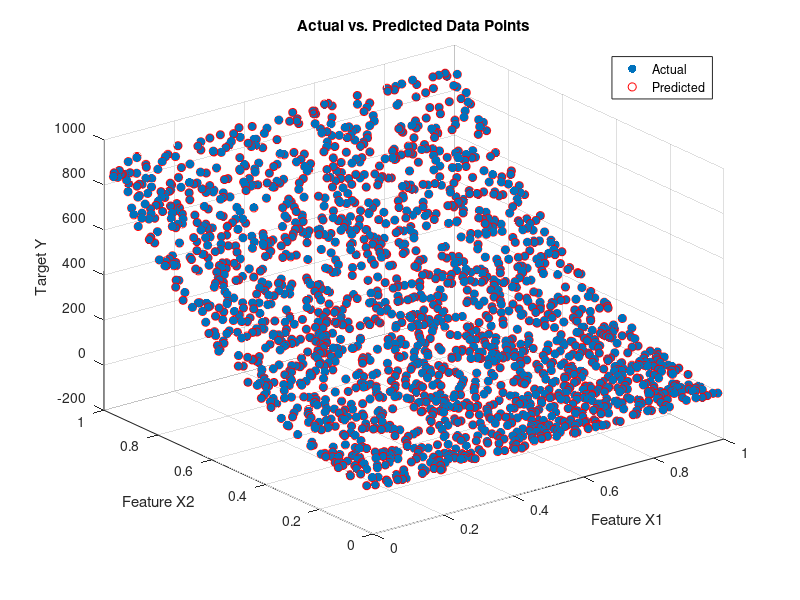
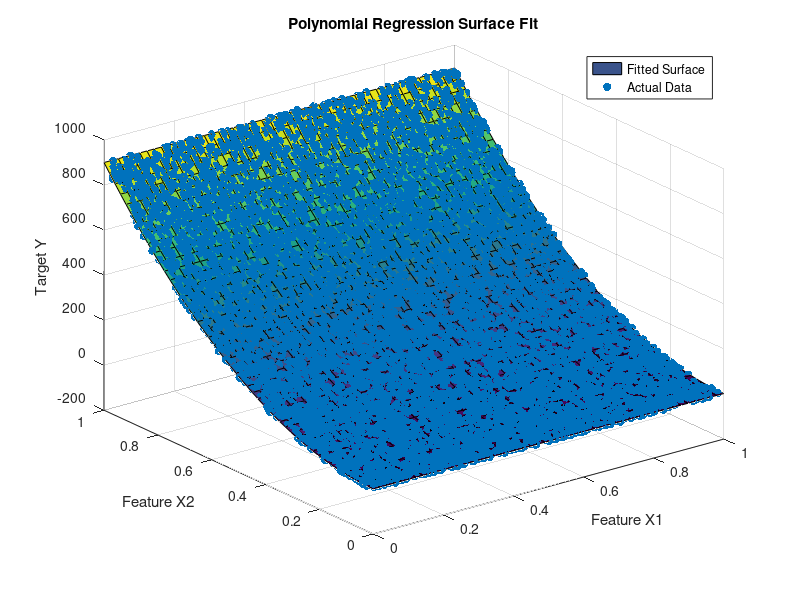

Reproduce these figures in MATLAB, in order. (Note: this script raises an error after producing the figures.)
%% 2.1
% Load the dataset
dataStruct = load('Data/regression1.mat');  
featureX1 = dataStruct.x1;  
featureX2 = dataStruct.x2;  
targetY = dataStruct.y;  

% Ensure all variables are column vectors
featureX1 = featureX1(:);  
featureX2 = featureX2(:);  
targetY = targetY(:);  

% Number of data points
numDataPoints = length(targetY);  

% Set the random seed for reproducibility
rng(43);  

% Generate random indices for splitting data
randomIndices = randperm(numDataPoints);  

% Determine the split point for training and testing
trainDataSize = floor(0.8 * numDataPoints);  % 80% for training
testDataSize = numDataPoints - trainDataSize;   % 20% for testing

% Split the data into training and testing sets
trainIndices = randomIndices(1:trainDataSize);  
testIndices = randomIndices(trainDataSize+1:end);  

% Training data
trainX1 = featureX1(trainIndices);  
trainX2 = featureX2(trainIndices);  
trainTarget = targetY(trainIndices);  

% Testing data
testX1 = featureX1(testIndices);  
testX2 = featureX2(testIndices);  
testTarget = targetY(testIndices);  

% Create Polynomial Features (degree 2) for training data
trainFeatures = [ones(length(trainX1), 1), trainX1, trainX2, trainX1.^2, trainX2.^2, trainX1.*trainX2];  

% Fit Polynomial Regression Model using Least Squares
coefficients = trainFeatures \ trainTarget;  

% Make predictions on the testing data
testFeatures = [ones(length(testX1), 1), testX1, testX2, testX1.^2, testX2.^2, testX1.*testX2];  
predictedTargetTest = testFeatures * coefficients;  

% Display the coefficients
disp('Polynomial Regression Coefficients:');  
disp(coefficients);  

% Calculate the Mean Squared Error (MSE) for the test data
MSE_test = mean((predictedTargetTest - testTarget).^2);  
disp('Mean Squared Error (MSE) on Test Data:');  
disp(MSE_test);  

% Training Predictions
trainPredictedTarget = trainFeatures * coefficients;  

% Calculate the Mean Squared Error (MSE) for the training data
MSE_train = mean((trainPredictedTarget - trainTarget).^2);  
disp('Mean Squared Error (MSE) on Training Data:');  
disp(MSE_train);  

% Judging Overfitting or Underfitting
if MSE_train < MSE_test  
    disp('The model may be overfitting the data.');  
elseif MSE_train > MSE_test  
    fprintf('The model may be underfitting the data.\n');  
else  
    fprintf('The model fits the data well (no overfitting or underfitting detected).\n');  
end  

% Plotting Actual vs. Predicted values for test data
figure;  
scatter3(testX1, testX2, testTarget, 'filled');  % Actual test data points
hold on;  
scatter3(testX1, testX2, predictedTargetTest, 'r');  % Predicted test data points
title('Actual vs. Predicted Data Points');  
xlabel('Feature X1');  
ylabel('Feature X2');  
zlabel('Target Y');  
legend('Actual', 'Predicted');  

% Generate a grid for surface plotting
[x1Grid, x2Grid] = meshgrid(linspace(min(featureX1), max(featureX1), 50), linspace(min(featureX2), max(featureX2), 50));  
gridFeatures = [ones(length(x1Grid(:)), 1), x1Grid(:), x2Grid(:), x1Grid(:).^2, x2Grid(:).^2, x1Grid(:).*x2Grid(:)];  
gridPredictions = gridFeatures * coefficients;  

% Reshape predictions back into grid shape for surface plotting
gridPredictions = reshape(gridPredictions, size(x1Grid));  

% Plot the fitted surface
figure;  
surf(x1Grid, x2Grid, gridPredictions);  
hold on;  
scatter3(featureX1, featureX2, targetY, 'filled');  % Actual data points
title('Polynomial Regression Surface Fit');  
xlabel('Feature X1');  
ylabel('Feature X2');  
zlabel('Target Y');  
legend('Fitted Surface', 'Actual Data');  


%% 2.2

% Load dataset
regressionData = load('Data/regression2.mat');  
inputFeature = regressionData.x;  
targetOutput = regressionData.y;  

% Ensure column vectors
inputFeature = inputFeature(:);  
targetOutput = targetOutput(:);  

% Number of data points
numDataPoints = length(targetOutput);  

% Set random seed for reproducibility
rng(43);  
randomIndices = randperm(numDataPoints);  

% Determine training and testing split (80-20)
trainDataSize = floor(0.8 * numDataPoints);  
testDataSize = numDataPoints - trainDataSize;  
trainIndices = randomIndices(1:trainDataSize);  
testIndices = randomIndices(trainDataSize+1:end);  

% Split data into training and testing sets
trainInput = inputFeature(trainIndices);  
trainTarget = targetOutput(trainIndices);  
testInput = inputFeature(testIndices);  
testTarget = targetOutput(testIndices);  

% Create polynomial features (degree 10) for training data
polyDegree = 10;  
trainFeatures = ones(length(trainInput), polyDegree + 1);  
for i = 1:polyDegree  
    trainFeatures(:, i + 1) = trainInput.^i;  
end  

% Create polynomial features for testing data
testFeatures = ones(length(testInput), polyDegree + 1);  
for i = 1:polyDegree  
    testFeatures(:, i + 1) = testInput.^i;  
end  

% Fit polynomial regression model (unregularized)
polyCoefficients = trainFeatures \ trainTarget;  
disp('Polynomial Regression Coefficients (No Regularization):');  
disp(polyCoefficients);  

% Make predictions on test data
predictedTestOutput = testFeatures * polyCoefficients;  

% Calculate Mean Squared Error (MSE) for the test data
MSE_test = mean((predictedTestOutput - testTarget).^2);  
disp('Mean Squared Error (MSE) on Test Data (No Regularization):');  
disp(MSE_test);  

% Calculate MSE on the training data
predictedTrainOutput = trainFeatures * polyCoefficients;  
MSE_train = mean((predictedTrainOutput - trainTarget).^2);  
disp('Mean Squared Error (MSE) on Training Data (No Regularization):');  
disp(MSE_train);  

% Regularization coefficient
ridgeAlpha = 0.1;  

% Ridge Regression solution
identityMatrix = eye(polyDegree + 1);  
identityMatrix(1, 1) = 0;  % Exclude intercept from regularization
ridgeCoefficients = (trainFeatures' * trainFeatures + ridgeAlpha * identityMatrix) \ (trainFeatures' * trainTarget);  
disp('Ridge Regression Coefficients:');  
disp(ridgeCoefficients);  

% Ridge predictions on test and training data
predictedTrainOutputRidge = trainFeatures * ridgeCoefficients;  
predictedTestOutputRidge = testFeatures * ridgeCoefficients;  

% Calculate MSE for Ridge Regression
MSE_train_ridge = mean((predictedTrainOutputRidge - trainTarget).^2);  
MSE_test_ridge = mean((predictedTestOutputRidge - testTarget).^2);  
disp('Ridge Regression - Mean Squared Error (MSE) on Training Data:');  
disp(MSE_train_ridge);  
disp('Ridge Regression - Mean Squared Error (MSE) on Test Data:');  
disp(MSE_test_ridge);  

% Lasso Regression
[lassoCoefficients, lassoInfo] = lasso(trainFeatures, trainTarget, 'Lambda', ridgeAlpha);  
disp('Lasso Regression Coefficients:');  
disp(lassoCoefficients);  

% Lasso predictions on test and training data
predictedTrainOutputLasso = trainFeatures * lassoCoefficients;  
predictedTestOutputLasso = testFeatures * lassoCoefficients;  

% Calculate MSE for Lasso Regression
MSE_train_lasso = mean((predictedTrainOutputLasso - trainTarget).^2);  
MSE_test_lasso = mean((predictedTestOutputLasso - testTarget).^2);  
disp('Lasso Regression - Mean Squared Error (MSE) on Training Data:');  
disp(MSE_train_lasso);  
disp('Lasso Regression - Mean Squared Error (MSE) on Test Data:');  
disp(MSE_test_lasso);  

% Plot true vs. predicted values for polynomial regression (no regularization)
figure;  
scatter(inputFeature, targetOutput, 50, 'k', 'filled', 'DisplayName', 'True Data');  
hold on;  
% Polynomial fit for the entire dataset
fullFeatureSet = ones(length(inputFeature), polyDegree + 1);  
for i = 1:polyDegree  
    fullFeatureSet(:, i + 1) = inputFeature.^i;  
end  
fullPredictionPoly = fullFeatureSet * polyCoefficients;  
scatter(inputFeature, fullPredictionPoly, 30, 'b', 'filled', 'DisplayName', 'Polynomial Fit');  
title('Polynomial Regression - All Data');  
xlabel('Input Feature');  
ylabel('Target Output');  
legend;  
hold off;  

% Plot Ridge regression fit
figure;  
scatter(inputFeature, targetOutput, 50, 'k', 'filled', 'DisplayName', 'True Data');  
hold on;  
fullPredictionRidge = fullFeatureSet * ridgeCoefficients;  
scatter(inputFeature, fullPredictionRidge, 30, 'r', 'filled', 'DisplayName', 'Ridge Fit');  
title('Ridge Regression - All Data');  
xlabel('Input Feature');  
ylabel('Target Output');  
legend;  
hold off;  

% Plot Lasso regression fit
figure;  
scatter(inputFeature, targetOutput, 50, 'k', 'filled', 'DisplayName', 'True Data');  
hold on;  
fullPredictionLasso = fullFeatureSet * lassoCoefficients;  
scatter(inputFeature, fullPredictionLasso, 30, 'g', 'filled', 'DisplayName', 'Lasso Fit');  
title('Lasso Regression - All Data');  
xlabel('Input Feature');  
ylabel('Target Output');  
legend;  
hold off;  

% Compare all models' predictions on the entire dataset
figure;  
scatter(inputFeature, targetOutput, 50, 'k', 'filled', 'DisplayName', 'True Data');  
hold on;  
scatter(inputFeature, fullPredictionPoly, 30, 'b', 'filled', 'DisplayName', 'Polynomial');  
scatter(inputFeature, fullPredictionRidge, 30, 'r', 'filled', 'DisplayName', 'Ridge');  
scatter(inputFeature, fullPredictionLasso, 30, 'g', 'filled', 'DisplayName', 'Lasso');  
title('Comparison of All Models');  
xlabel('Input Feature');  
ylabel('Target Output');  
legend;  
hold off;  
